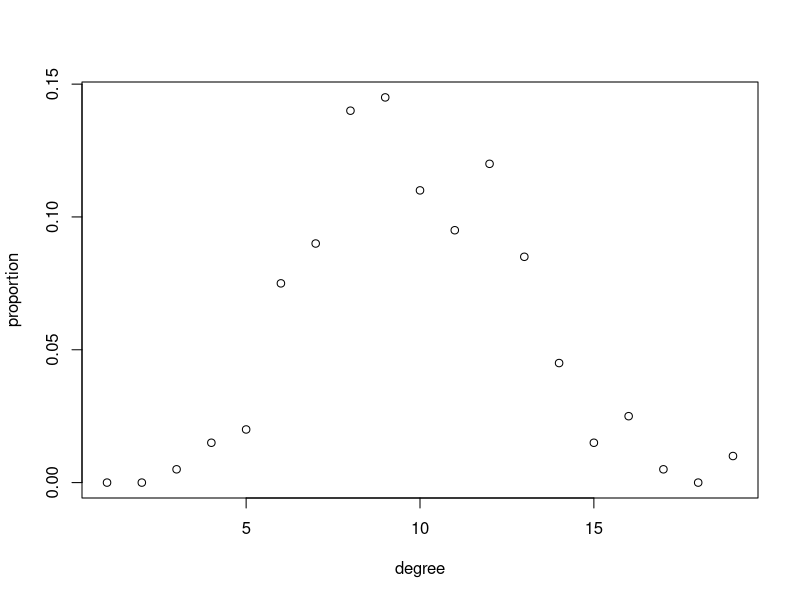

Recreate this plot in R.
library(igraph)
g<-erdos.renyi.game(n=200,p=0.05)
dd<-degree.distribution(g) # 次数分布を求める
plot(dd[-1],xlab="degree",ylab="proportion") # 次数分布をプロットする
